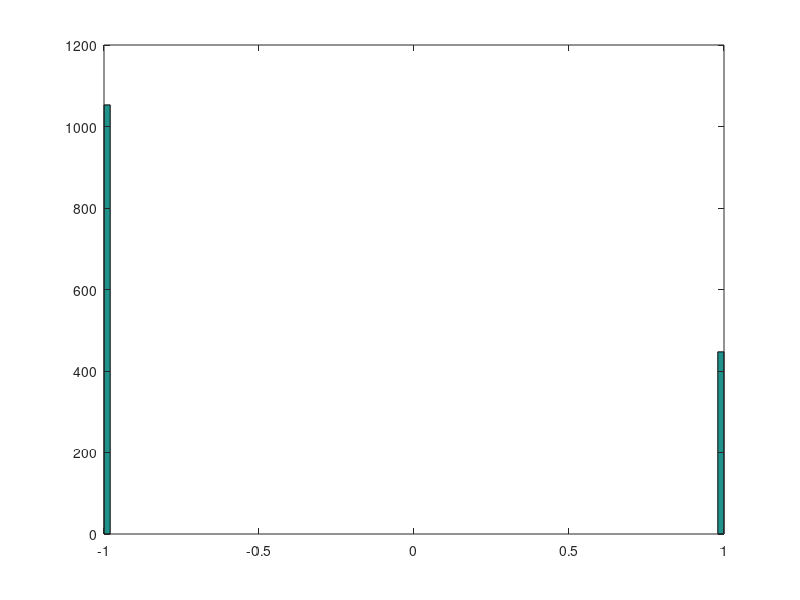
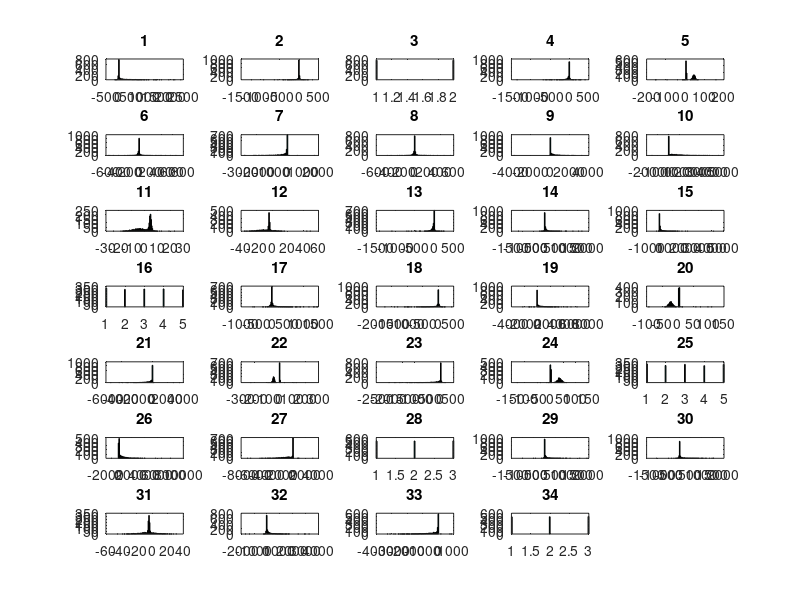
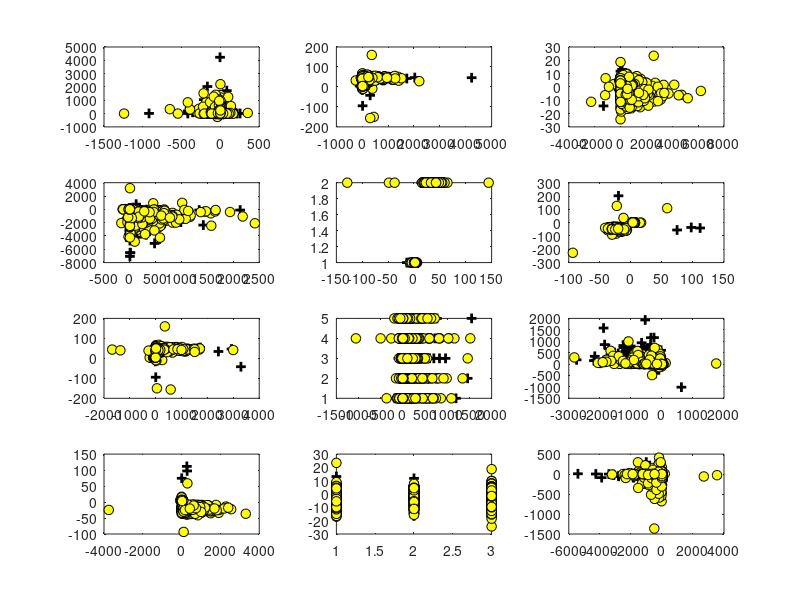
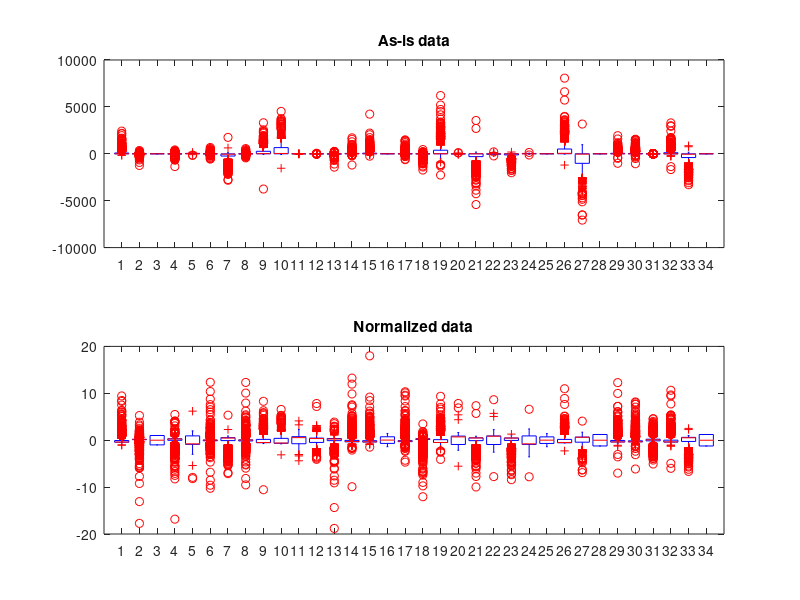

Write MATLAB code to recreate these figures, in order.
% Load data
clear all;
load('Rome_classification.mat');

%% Plot y histogramm
figure(1);
hist(y_train,100);

%% Plot X_train histograms
figure(2);
for i = 1:size(X_train,2)
    subplot(7,5,i);
    hist(X_train(:,i), 100);
    title(i);
end

%% Plot two random variables
figure(3);
for i = 1: 12
    h = randi(34);
    j = randi(34);
    subplot(4,3,i);
    plot(X_train((y_train==1),h),X_train((y_train==1),j), 'k+', 'LineWidth',2, 'MarkerSize',7);
    hold on;
    plot(X_train((y_train==-1),h), X_train((y_train==-1),j), 'ko','MarkerFaceColor', 'y', 'MarkerSize',7);
end

%% Plot boxplot
figure(4);
subplot(2,1,1);
boxplot(X_train);
title('As-is data');
subplot(2,1,2);
X = normalize(X_train);
boxplot(normalize(X_train));
title('Normalized data');



